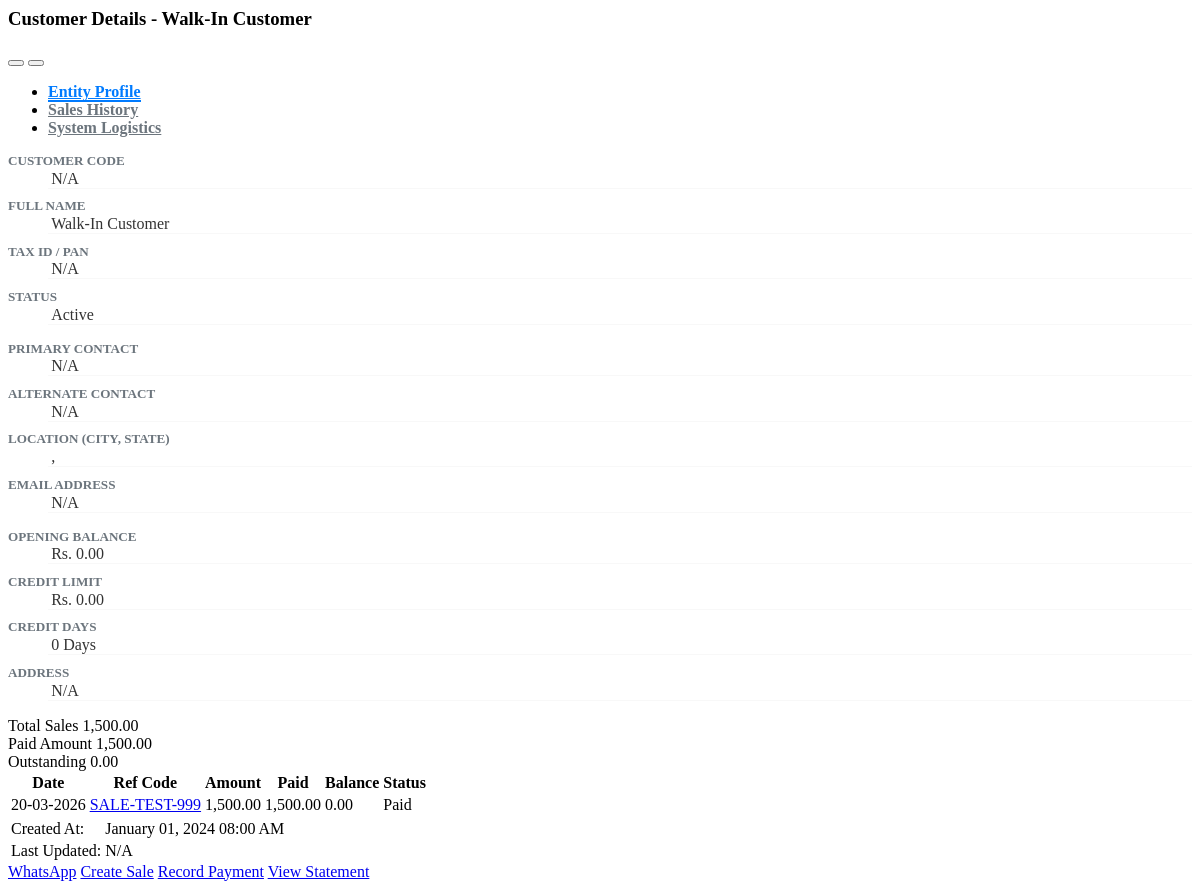
The app's page /admin/modules/master/customers/view.php?id=1 with its own data.
### tables this page shows
CREATE TABLE `transactions` (
  `id` int(30) NOT NULL AUTO_INCREMENT,
  `reference_code` varchar(100) DEFAULT NULL,
  `type` varchar(50) NOT NULL COMMENT 'sale, purchase, expense, payment, return, adjustment, opening_balance, opening_stock',
  `entity_type` varchar(50) DEFAULT NULL,
  `entity_id` int(30) DEFAULT NULL COMMENT 'FK to entity_list (customer or supplier)',
  `account_id` int(30) DEFAULT NULL COMMENT 'FK to account_list (payment account)',
  `parent_id` int(30) DEFAULT NULL COMMENT 'For payments and returns, references parent transaction',
  `total_amount` float NOT NULL DEFAULT 0,
  `discount_perc` float NOT NULL DEFAULT 0,
  `discount` float NOT NULL DEFAULT 0,
  `tax_perc` float NOT NULL DEFAULT 0,
  `tax` float NOT NULL DEFAULT 0,
  `payment_terms` varchar(50) DEFAULT 'Cash',
  `remarks` text DEFAULT NULL,
  `status` tinyint(1) NOT NULL DEFAULT 1 COMMENT '0=Pending,1=Active/Paid',
  `transaction_date` date DEFAULT NULL,
  `created_by` int(30) DEFAULT NULL COMMENT 'FK to users.id',
  `updated_by` int(30) DEFAULT NULL,
  `date_created` datetime NOT NULL DEFAULT current_timestamp(),
  `date_updated` datetime DEFAULT NULL ON UPDATE current_timestamp(),
  PRIMARY KEY (`id`),
  KEY `entity_id` (`entity_id`),
  KEY `account_id` (`account_id`),
  KEY `parent_id` (`parent_id`),
  KEY `type` (`type`),
  KEY `transaction_date` (`transaction_date`),
  KEY `reference_code` (`reference_code`),
  KEY `status` (`status`),
  KEY `created_by` (`created_by`),
  KEY `reference_code_2` (`reference_code`)
);

### admin/modules/master/customers/view.php (the view, shortened to what this page needs)
<div class="container-fluid pt-2">
    <div class="card card-outline card-primary shadow rounded-0">
        <div class="card-header">
            <h3 class="card-title">Customer Details - <?php echo htmlspecialchars($name ?? '') ?></h3>
            <div class="card-tools">
                <button class="btn btn-flat btn-sm btn-danger" type="button" id="delete_customer" title="Delete"><i class="fa fa-trash"></i></button>
                <button class="btn btn-flat btn-sm btn-success" type="button" id="print_btn" title="Print"><i class="fa fa-print"></i></button>
            </div>
        </div>
        <div class="card-body">
            <ul class="nav nav-tabs" id="customerViewTab" role="tablist">
                <li class="nav-item">
                    <a class="nav-link active" id="details-tab" data-toggle="tab" href="#details" role="tab" aria-controls="details" aria-selected="true">Entity Profile</a>
                </li>
                <li class="nav-item">
                    <a class="nav-link" id="related-tab" data-toggle="tab" href="#related" role="tab" aria-controls="related" aria-selected="false">Sales History</a>
                </li>
                <li class="nav-item">
                    <a class="nav-link" id="system-tab" data-toggle="tab" href="#system" role="tab" aria-controls="system" aria-selected="false">System Logistics</a>
                </li>
            </ul>
            <div class="tab-content pt-3" id="customerViewTabContent">
                <div class="tab-pane fade show active" id="details" role="tabpanel">
                    <div id="print_out">
                        <div class="row">
                            <div class="col-md-4 border-right">
                                <dl>
                                    <dt>Customer Code</dt>
                                    <dd><?php echo $code ?? 'N/A' ?></dd>
                                    <dt>Full Name</dt>
                                    <dd class="font-weight-bold text-navy h5"><?php echo htmlspecialchars($name ?? 'N/A') ?></dd>
                                    <dt>Tax ID / PAN</dt>
                                    <dd><?php echo htmlspecialchars($tax_id ?? 'N/A') ?></dd>
                                    <dt>Status</dt>
                                    <dd>
                                        <?php if(isset($status) && $status == 1): ?>
                                            <span class="badge badge-success px-3 rounded-pill">Active</span>
                                        <?php else: ?>
                                            <span class="badge badge-danger px-3 rounded-pill">Inactive</span>
                                        <?php endif; ?>
                                    </dd>
                                </dl>
                            </div>
                            <div class="col-md-4 border-right">
                                <dl>
                                    <dt>Primary Contact</dt>
                                    <dd><?php echo htmlspecialchars($contact ?? 'N/A') ?></dd>
                                    <dt>Alternate Contact</dt>
                                    <dd><?php echo htmlspecialchars($alternate_contact ?? 'N/A') ?></dd>
                                    <dt>Location (City, State)</dt>
                                    <dd><?php echo htmlspecialchars(($city ?? '').', '.($state ?? '')) ?></dd>
                                    <dt>Email Address</dt>
                                    <dd><?php echo htmlspecialchars($email ?? 'N/A') ?></dd>
                                </dl>
                            </div>
                            <div class="col-md-4">
                                <dl>
                                    <dt>Opening Balance</dt>
                                    <dd>Rs. <?php echo number_format($opening_balance ?? 0, 2) ?></dd>
                                    <dt>Credit Limit</dt>
                                    <dd>Rs. <?php echo number_format($credit_limit ?? 0, 2) ?></dd>
                                    <dt>Credit Days</dt>
                                    <dd><?php echo $credit_days ?? 0 ?> Days</dd>
                                    <dt>Address</dt>
                                    <dd class="border-0"><?php echo !empty($address) ? nl2br(htmlspecialchars($address)) : 'N/A' ?></dd>
                                </dl>
                            </div>
                        </div>
                    </div>
                </div>
                <div class="tab-pane fade" id="related" role="tabpanel">
                    <?php
                    $stat = $conn->query("SELECT SUM(total_amount) as total,
                                        (SELECT SUM(total_amount) FROM transactions p WHERE p.parent_id IN (SELECT id FROM transactions WHERE entity_id = '{$id}' AND type='sale') AND p.type='payment') as paid
                                        FROM transactions where entity_id = '{$id}' AND type='sale'")->fetch_assoc();
                    $stat['paid'] = $stat['paid'] ?? 0;
                    $stat['balance'] = ($stat['total'] ?? 0) - $stat['paid'];
                    ?>
                    <div class="row mb-3">
                        <div class="col-md-4">
                            <div class="info-box bg-light shadow-sm border py-1" style="min-height:auto">
                                <div class="info-box-content">
                                    <span class="info-box-text small text-muted text-uppercase">Total Sales</span>
                                    <span class="info-box-number h5 mb-0 font-weight-bold text-navy"><?php echo number_format($stat['total'] ?? 0, 2) ?></span>
                                </div>
                            </div>
                        </div>
                        <div class="col-md-4">
                            <div class="info-box bg-light shadow-sm border py-1" style="min-height:auto">
                                <div class="info-box-content">
                                    <span class="info-box-text small text-muted text-uppercase">Paid Amount</span>
                                    <span class="info-box-number h5 mb-0 font-weight-bold text-success"><?php echo number_format($stat['paid'] ?? 0, 2) ?></span>
                                </div>
                            </div>
                        </div>
                        <div class="col-md-4">
                            <div class="info-box bg-light shadow-sm border py-1" style="min-height:auto">
                                <div class="info-box-content">
                                    <span class="info-box-text small text-muted text-uppercase">Outstanding</span>
                                    <span class="info-box-number h5 mb-0 font-weight-bold text-danger"><?php echo number_format($stat['balance'] ?? 0, 2) ?></span>
                                </div>
                            </div>
                        </div>
                    </div>
                    <div class="table-responsive">
                        <table class="table table-bordered table-striped table-sm" id="sales-tbl-modal">
                            <thead class="bg-light">
                                <tr>
                                    <th>Date</th>
                                    <th>Ref Code</th>
                                    <th class="text-right">Amount</th>
                                    <th class="text-right">Paid</th>
                                    <th class="text-right text-danger">Balance</th>
                                    <th>Status</th>
                                </tr>
                            </thead>
                            <tbody>
                                <?php
                                $sales = $conn->query("SELECT t.*, t.reference_code as sales_code, t.transaction_date as date_created, t.total_amount as amount,
                                                    (SELECT COALESCE(SUM(total_amount),0) FROM transactions p WHERE p.parent_id = t.id AND p.type='payment') as paid_amount
                                                    FROM `transactions` t where t.entity_id = '{$id}' AND t.type='sale' order by t.transaction_date desc");
                                while($row=$sales->fetch_assoc()):
                                    $row['balance'] = $row['amount'] - $row['paid_amount'];
                                    $payment_status = ($row['balance'] <= 0) ? 1 : (($row['paid_amount'] > 0) ? 2 : 0);
                                ?>
                                <tr>
                                    <td><?php echo date("d-m-Y",strtotime($row['date_created'])) ?></td>
                                    <td><a href="javascript:void(0)" onclick="view_sale('<?php echo $row['id'] ?>')"><?php echo $row['sales_code'] ?></a></td>
                                    <td class="text-right"><?php echo number_format($row['amount'],2) ?></td>
                                    <td class="text-right"><?php echo number_format($row['paid_amount'],2) ?></td>
                                    <td class="text-right text-danger font-weight-bold"><?php echo number_format($row['balance'],2) ?></td>
                                    <td class="text-center">
                                        <?php if($payment_status == 1): ?>
                                            <span class="badge badge-success">Paid</span>
                                        <?php elseif($payment_status == 2): ?>
                                            <span class="badge badge-warning">Partial</span>
                                        <?php else: ?>
                                            <span class="badge badge-danger">Unpaid</span>
                                        <?php endif; ?>
                                    </td>
                                </tr>
                                <?php endwhile; if($sales->num_rows <= 0): ?>
                                <tr><td colspan="6" class="text-center text-muted">No sales recorded.</td></tr>
                                <?php endif; ?>
                            </tbody>
                        </table>
                    </div>
                </div>
                <div class="tab-pane fade" id="system" role="tabpanel">
                    <table class="table table-borderless table-sm">
                        <tr>
                            <td class="text-muted w-25">Created At:</td>
                            <td><?php echo isset($date_created) ? date("F d, Y h:i A", strtotime($date_created)) : 'N/A' ?></td>
                        </tr>
                        <tr>
                            <td class="text-muted">Last Updated:</td>
                            <td><?php echo !empty($date_updated) ? date("F d, Y h:i A", strtotime($date_updated)) : 'N/A' ?></td>
                        </tr>
                    </table>
                </div>
            </div>
        </div>
        <div class="modal-footer bg-light px-3 py-2">
            <a class="btn btn-outline-success btn-sm" href="https://wa.me/<?php echo $contact ?>?text=Hello <?php echo $name ?>, please check your account balance." target="_blank"><span class="fab fa-whatsapp"></span> WhatsApp</a>
            <a href="<?php echo base_url.'admin/?page=transactions/sales/manage_sale&customer_id='.$id ?>" class="btn btn-outline-navy btn-sm"><i class="fa fa-shopping-cart"></i> Create Sale</a>
            <a href="<?php echo base_url.'admin/?page=transactions/payments/manage_payment&party_id='.$id.'&type=1' ?>" class="btn btn-outline-primary btn-sm"><i class="fa fa-cash-register"></i> Record Payment</a>
            <a href="<?php echo base_url ?>admin/?page=reports/customer_statement&customer_id=<?php echo $id ?>" class="btn btn-outline-info btn-sm"><i class="fa fa-file-invoice"></i> View Statement</a>
        </div>
    </div>
</div>

### admin/modules/master/customers/view.php (style rules this page uses)
#customerViewTab .nav-link { font-weight: 600; color: #6c757d; }
#customerViewTab .nav-link.active { color: #007bff; border-bottom: 2px solid #007bff; }
dl dt { font-size: 0.82rem; color: #6c757d; font-weight: 600; text-transform: uppercase; margin-bottom: 0.05rem; }
dl dd { font-size: 1rem; font-weight: 500; color: #333; padding-left: 0.2rem; border-bottom: 1px solid #f8f8f8; margin-bottom: 0.6rem; }

### records on screen
transactions: transaction_date "20-03-2026", reference_code "SALE-TEST-999", total_amount "1,500.00", paid_amount "1,500.00", balance "0.00"

### other values on screen
$name "Walk-In Customer"
$code "N/A"
$tax_id "N/A"
$contact "N/A"
$alternate_contact "N/A"
$email "N/A"
$opening_balance "0.00"
$credit_limit "0.00"
$credit_days "0"
$stat['total'] "1,500.00"
$stat['paid'] "1,500.00"
$stat['balance'] "0.00"
date("F d, Y h:i A", strtotime($date_created)) "January 01, 2024 08:00 AM"
